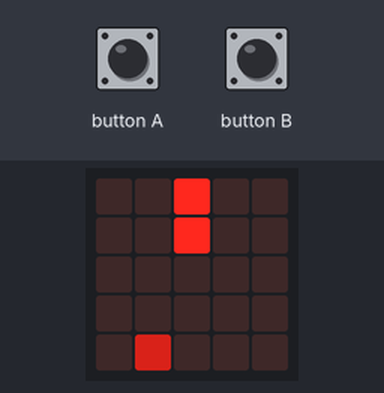
A program run on a simulated BBC micro:bit running MicroPython. Shown: the board's 5×5 LED display. Inputs (shaded band) come from the test bench. Random numbers come from a fixed seed; the 48×5 strip is a reading aid, not a part: it shows the text the display is scrolling, unrolled, one strip-width of it at a time.

Above: at 6.1 s.
6.2 s: button A pressed for 0.15 s
At 6.8 s:
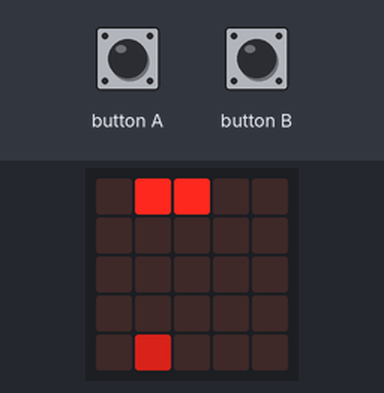
9.3 s: button B pressed for 0.15 s
At 9.8 s:
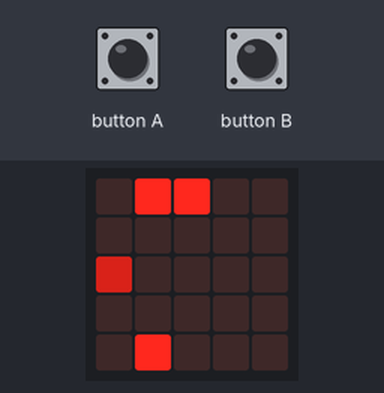
12.4 s: button A pressed for 1 s
At 12.9 s:
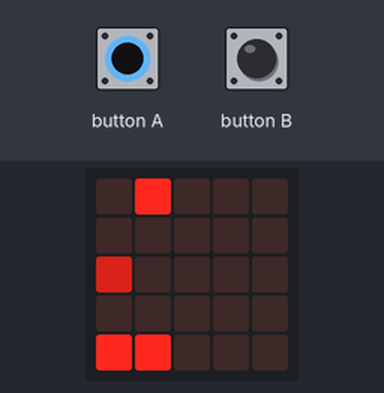
15.5 s: button B pressed for 1 s
At 15.8 s:
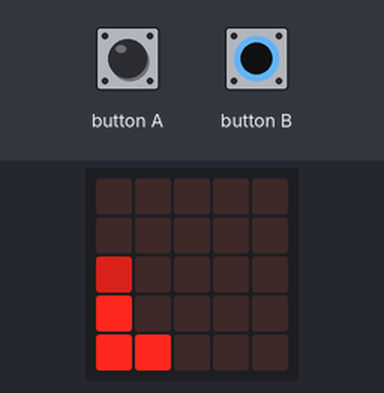
18.5 s: button A pressed for 0.15 s
At 18.9 s:
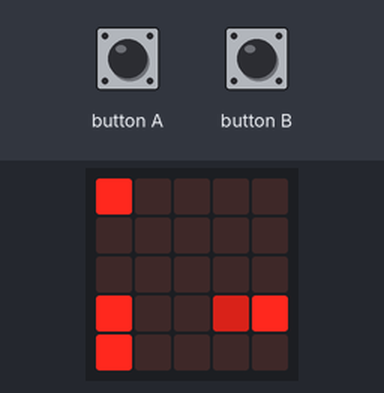

Measured:
- what the display in image 1 shows lasts 0.5 s, from 6.5 s to 7.0 s

The program:

snake.py
```python
# Snake game for BBC MicroBit.
#
# Erik van Zijst <erik.van.zijst@gmail.com>

import random
from microbit import *

def shuffle(l):
    for i in range(len(l) -1, 0, -1):
        j = random.randint(0, i)
        l[i], l[j] = l[j], l[i]
    return l

def set_off(board, x, y):
    board[y][x] = 0

def set_on(board, x, y):
    prev, board[y][x] = board[y][x], 9
    return prev

def place_food(board):
    while True:
        x, y = random.randint(0, 4), random.randint(0, 4)
        if not board[y][x]:
            board[y][x] = 5
            break

dirs = ((0, -1),    # up
        (1, 0),     # right
        (0, 1),     # down
        (-1, 0))    # left

display.scroll('SNAKE ')
def game():
    board = [([0] * 5) for _ in range(5)]   # board[y][x]
    snake = [(2, 3), (2, 4)]
    score, last, direction = 0, 0, 0

    [set_on(board, *pos) for pos in snake]
    place_food(board)

    while True:
        if button_a.was_pressed():
            direction = (direction - 1) % 4
        if button_b.was_pressed():
            direction = (direction + 1) % 4

        if running_time() - last > 500:
            score += 1
            # make a move
            head, tail = snake[0], snake[-1]

            # new head:
            head = ((head[0] + dirs[direction][0]) % 5, (head[1] + dirs[direction][1]) % 5)
            if head in snake[:-1]:
                return score
            snake.insert(0, head)

            if len(snake) == 25:
                [(display.set_pixel(int(i / 5), i % 5, 0), sleep(100)) for i in shuffle(list(range(25)))]
                return score + 100
            elif set_on(board, *head):
                # eat, grow and place new food
                score += 10
                place_food(board)
            else:
                set_off(board, *tail)
                snake = snake[:-1]

            # draw board on screen:
            display.show(Image(":".join(("".join(map(str, row)) for row in board))))
            last = running_time()

display.scroll('SCORE: %d ' % game(), loop=True)
```
